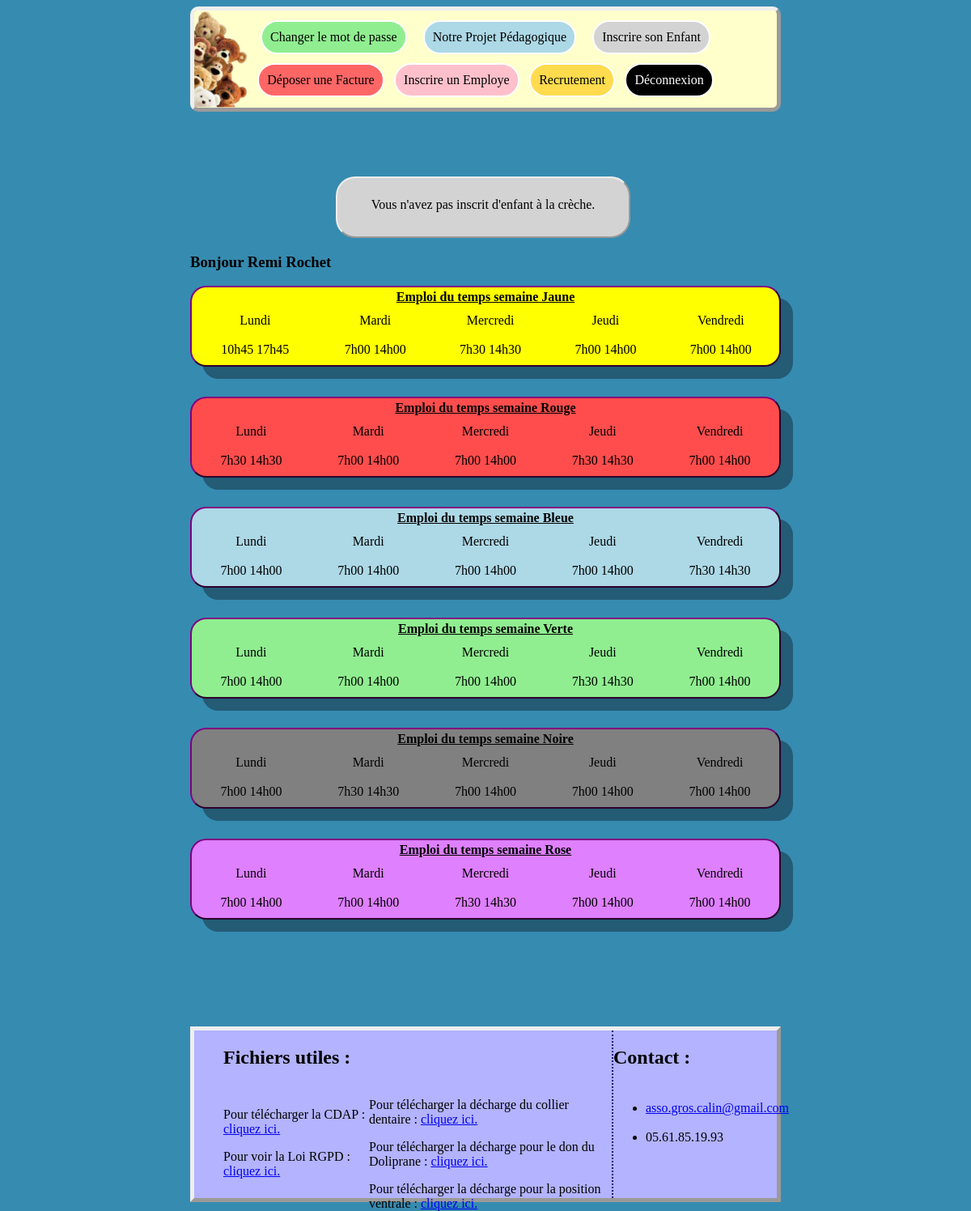
The page /appCreche/monCompte/ (signed in) on the database its author committed.
### appCreche/models.py (models this page shows, shortened)
class Employe(models.Model):
	nom					= models.CharField(_('nom'),max_length=20, validators=[validate_carac], null=True )
	prenom				= models.CharField(_('prenom'),max_length=20, validators=[validate_carac],null=True)
	adresseMail			= models.EmailField(_('Email de l\'employe'), null=True)
	num					= models.CharField(_('telephone'), max_length=10, validators=[validate_tel])
	empUser				= models.ForeignKey(CustomUser, on_delete=models.CASCADE, related_name=_('Utilisateur+'), null=True)
	horaireLundiSemaineJaune = models.CharField(_("Horaires du Lundi en semaine Jaune"), max_length=25, choices=horaireEmpl, default='')
	horaireMardiSemaineJaune = models.CharField(_("Horaires du Mardi en semaine Jaune"), max_length=25, choices=horaireEmpl, default='')
	horaireMercrediSemaineJaune = models.CharField(_("Horaires du Mercredi en semaine Jaune"), max_length=25, choices=horaireEmpl, default='')
	horaireJeudiSemaineJaune = models.CharField(_("Horaires du Jeudi en semaine Jaune"), max_length=25, choices=horaireEmpl, default='')
	horaireVendrediSemaineJaune = models.CharField(_("Horaires du Vendredi en semaine Jaune"), max_length=25, choices=horaireEmpl, default='')
	horaireLundiSemaineRouge = models.CharField(_("Horaires du Lundi en semaine Rouge"), max_length=25, choices=horaireEmpl, default='')
	horaireMardiSemaineRouge = models.CharField(_("Horaires du Mardi en semaine Rouge"), max_length=25, choices=horaireEmpl, default='')
	horaireMercrediSemaineRouge = models.CharField(_("Horaires du Mercredi en semaine Rouge"), max_length=25, choices=horaireEmpl, default='')
	horaireJeudiSemaineRouge = models.CharField(_("Horaires du Jeudi en semaine Rouge"), max_length=25, choices=horaireEmpl, default='')
	horaireVendrediSemaineRouge = models.CharField(_("Horaires du Vendredi en semaine Rouge"), max_length=25, choices=horaireEmpl, default='')
	horaireLundiSemaineBleue = models.CharField(_("Horaires du Lundi en semaine Bleue"), max_length=25, choices=horaireEmpl, default='')
	horaireMardiSemaineBleue = models.CharField(_("Horaires du Mardi en semaine Bleue"), max_length=25, choices=horaireEmpl, default='')
	horaireMercrediSemaineBleue = models.CharField(_("Horaires du Mercredi en semaine Bleue"), max_length=25, choices=horaireEmpl, default='')
	horaireJeudiSemaineBleue = models.CharField(_("Horaires du Jeudi en semaine Bleue"), max_length=25, choices=horaireEmpl, default='')
	horaireVendrediSemaineBleue = models.CharField(_("Horaires du Vendredi en semaine Bleue"), max_length=25, choices=horaireEmpl, default='')
	horaireLundiSemaineVerte = models.CharField(_("Horaires du Lundi en semaine Verte"), max_length=25, choices=horaireEmpl, default='')
	horaireMardiSemaineVerte = models.CharField(_("Horaires du Mardi en semaine Verte"), max_length=25, choices=horaireEmpl, default='')
	horaireMercrediSemaineVerte = models.CharField(_("Horaires du Mercredi en semaine Verte"), max_length=25, choices=horaireEmpl, default='')
	horaireJeudiSemaineVerte = models.CharField(_("Horaires du Jeudi en semaine Verte"), max_length=25, choices=horaireEmpl, default='')
	horaireVendrediSemaineVerte = models.CharField(_("Horaires du Vendredi en semaine Verte"), max_length=25, choices=horaireEmpl, default='')
	horaireLundiSemaineNoire = models.CharField(_("Horaires du Lundi en semaine Noire"), max_length=25, choices=horaireEmpl, default='')
	horaireMardiSemaineNoire = models.CharField(_("Horaires du Mardi en semaine Noire"), max_length=25, choices=horaireEmpl, default='')
	horaireMercrediSemaineNoire = models.CharField(_("Horaires du Mercredi en semaine Noire"), max_length=25, choices=horaireEmpl, default='')
	horaireJeudiSemaineNoire = models.CharField(_("Horaires du Jeudi en semaine Noire"), max_length=25, choices=horaireEmpl, default='')
	horaireVendrediSemaineNoire = models.CharField(_("Horaires du Vendredi en semaine Noire"), max_length=25, choices=horaireEmpl, default='')
	horaireLundiSemaineRose = models.CharField(_("Horaires du Lundi en semaine Rose"), max_length=25, choices=horaireEmpl, default='')
	horaireMardiSemaineRose = models.CharField(_("Horaires du Mardi en semaine Rose"), max_length=25, choices=horaireEmpl, default='')
	horaireMercrediSemaineRose = models.CharField(_("Horaires du Mercredi en semaine Rose"), max_length=25, choices=horaireEmpl, default='')
	horaireJeudiSemaineRose = models.CharField(_("Horaires du Jeudi en semaine Rose"), max_length=25, choices=horaireEmpl, default='')
	horaireVendrediSemaineRose = models.CharField(_("Horaires du Vendredi en semaine Rose"), max_length=25, choices=horaireEmpl, default='')

### appCreche/views.py (the view)
# urls.py: path('monCompte/',views.monCompte, name='monCompte'),
def monCompte(request):
	context = {
		'parent': Parent.objects.filter(parentUser = request.user).first(),
		'enfant': Enfant.objects.filter(Parents = Parent.objects.filter(parentUser = request.user).first()).first(),
		'employe': Employe.objects.filter(empUser = request.user).first(),
		'EnfantPreinscrit': EnfantPreinscrit.objects.filter(Enfant = Enfant.objects.filter(Parents = Parent.objects.filter(parentUser = request.user).first()).first()).first(),
		'EnfantEnAttente': EnfantEnAttente.objects.filter(Enfant = Enfant.objects.filter(Parents = Parent.objects.filter(parentUser = request.user).first()).first()).first(),
		'EnfantPresent': EnfantPresent.objects.filter(Enfant = Enfant.objects.filter(Parents = Parent.objects.filter(parentUser = request.user).first()).first()).first(),
		}
	return render(request, 'appCreche/monCompte.html', context)

### appCreche/templates/appCreche/monCompte.html (shortened to what this page needs)
{% extends 'appCreche/base.html' %}
{% load static %}
{% block header %}
<link rel="stylesheet" type="text/css" href="{% static 'appCreche/css/postconnexion.css' %}">
<link rel="stylesheet" type="text/css" href="{% static 'appCreche/css/postconnexion.css' %}">
{% if user.is_authenticated %}
<div id="header">
    <a href="../../../"><img src="../../../static/appCreche/images/logo.png"   alt="le logo" id="logo"></a>
    <div id="headerHautBas">
        <div id="headerhaut">
            <div id="moncompte"><a href="{% url 'password_reset' %}"> Changer le mot de passe </a> </div>
            <div id="Projet"><a href="../../../appCreche/projetPedagogique"> Notre Projet Pédagogique</a></div>
            <div id="inscriptionEnfant"><a href="../../../appCreche/inscriptionEnfant"> Inscrire son Enfant </a></div>
        </div>
        	{% if user.is_superuser %}
            	<div id="headerbasadmin">
                <div id="deposFacture"><a href="../../../appCreche/deposFacture"> Déposer une Facture </a></div>
                <div id="inscritEmploye"><a href="../../../appCreche/inscritEmploye"> Inscrire un Employe </a></div>
                <div id="recrutement"><a href="../../../appCreche/recrutement"> Recrutement </a></div>
                <div id="Deconnexion"><a href="{% url 'logout' %}">Déconnexion</a></div>
            {% else %}
	            <div id="headerbas">
                <div id="recrutement"><a href="../../../appCreche/recrutement"> Recrutement </a></div>
                <div id="vide"></div>
                <div id="Deconnexion"><a href="{% url 'logout' %}">Déconnexion</a></div>
            {% endif %}
        </div>
    </div>
</div>
{% endif %}
{% endblock header %}
{% block content %}
<div id="MonCompte">
<link rel="stylesheet" type="text/css" href="{% static 'appCreche/css/tableau.css' %}">
{% if user.is_Parent %}
	{% if EnfantPreinscrit is not None %}
		<p class="inscrit"> Votre enfant est préinscrit, la directrice de la crèche analyse votre dossier. </p>
	{% elif EnfantEnAttente is not None %}
<!--
	Si l'enfant est en attente, affiche un rappel pour aider a l'inscription finale.
 -->
		<p>Votre enfant est sur liste d'attente, recontactez la crèche tous les 3 mois environ pour la tenir informée de votre situation. </p>
		<ul>
			<li><a href="sendTo:asso.gros.calin@gmail.com"> asso.gros.calin@gmail.com </a></li>
			<br>
			<li> 05.61.85.19.93	</li>
			</ul>
	{% elif EnfantPresent is not None %}
		<h3>Votre enfant, {{enfant}}, est incrit.e à la Crèche. </h3>
<!--
	Si l'enfant est présent, affiche son emploi du temps
 -->
<table id="enfant">
    <thead>
        <tr>
            <th colspan="5"> Emploi du temps de votre Enfant </th>
        </tr>
    </thead>
    <tbody>
        <tr>
            <td>Lundi</td>
            <td>Mardi</td>
            <td>Mercredi</td>
            <td>Jeudi</td>
            <td>Vendredi</td>
        </tr>
        <tr>
            <td>{%if enfant.arriveLundi != "no" and enfant.partLundi != "no" %}  {{enfant.arriveLundi}} {% else %} Ne viens pas
                {% endif %}
            </td>
            <td>{%if enfant.arriveMardi != "no" and enfant.partMardi != "no" %} {{enfant.arriveMardi}} {% else %} Ne viens pas {% endif %} </td>
            <td>{%if enfant.arriveMercredi != "no" and enfant.partMercredi != "no" %} {{enfant.arriveMercredi}} {% else %} Ne viens pas
                {% endif %}
            </td>
            <td>{%if enfant.arriveJeudi != "no" and enfant.partJeudi != "no" %} {{enfant.arriveJeudi}} {% else %} Ne viens pas
                {% endif %}
            </td>
            <td>{%if enfant.arriveVendredi != "no" and enfant.partVendredi != "no" %}
                {{enfant.arriveVendredi}} {% else %} Ne viens pas
                {% endif %}
            </td>
        </tr>
        <tr>
            <td>{%if enfant.arriveLundi != "no" and enfant.partLundi != "no" %}  {{enfant.partLundi}} {% else %} Ne viens pas {% endif %} </td>
            <td>{%if enfant.arriveMardi != "no" and enfant.partMardi != "no" %}  {{enfant.partMardi}} {% else %} Ne viens pas {% endif %} </td>
            <td>{%if enfant.arriveMercredi != "no" and enfant.partMercredi != "no" %}  {{enfant.partMercredi}} {% else %} Ne viens pas {% endif %} </td>
            <td>{%if enfant.arriveJeudi != "no" and enfant.partJeudi != "no" %}  {{enfant.partJeudi}} {% else %} Ne viens pas {% endif %} </td>
            <td>{%if enfant.arriveVendredi != "no" and enfant.partVendredi != "no" %}  {{enfant.partVendredi}} {% else %} Ne viens pas {% endif %} </td>
        </tr>
    </tbody>
</table>
{% if parent.FactureCreche is not None %}
<p>	Pour voir votre dernière facture : <a href="../../media/{{parent.FactureCreche}}"> Cliquez ici</a> </p>
{% endif %}
<h3>Pour tous changements, veuillez contacter la crèche :</h3>
<ul>
<li><a href="sendTo:asso.gros.calin@gmail.com"> asso.gros.calin@gmail.com </a></li>
<br>
<li> 05.61.85.19.93
</li>
</ul>
{% endif %}
{% else %}
<p class="inscrit"> Vous n'avez pas inscrit d'enfant à la crèche. </p>
{% endif %}
{% if user.is_Employe %}
<h3> Bonjour {{employe.prenom}} {{employe.nom}} </h3>
<table id="Jaune">
<thead>
    <tr>
        <th colspan="5"> Emploi du temps semaine Jaune </th>
    </tr>
</thead>
<tbody>
    <tr>
        <td>Lundi</td>
        <td>Mardi</td>
        <td>Mercredi</td>
        <td>Jeudi</td>
        <td>Vendredi</td>
    </tr>
    <tr id="jaune">
        <td>{%if horaireLundiSemaineJaune != "no" %} {{employe.horaireLundiSemaineJaune}} {% else %} Ne travaille pas {% endif %} </td>
        <td>{%if horaireMardiSemaineJaune != "no" %} {{employe.horaireMardiSemaineJaune}}{% else %} Ne travaille pas {% endif %} </td>
        <td>{%if horaireMercrediSemaineJaune != "no" %} {{employe.horaireMercrediSemaineJaune}}{% else %} Ne travaille pas {% endif %} </td>
        <td>{%if horaireJeudiSemaineJaune != "no" %} {{employe.horaireJeudiSemaineJaune}}{% else %} Ne travaille pas {% endif %} </td>
        <td>{%if horaireVendrediSemaineJaune != "no" %} {{employe.horaireVendrediSemaineJaune}}{% else %} Ne travaille pas {% endif %} </td>
    </tr>
</tbody>
</table>
<table id="Rouge">
<thead>
    <tr>
       <th colspan="5"> Emploi du temps semaine Rouge </th>
    </tr>
</thead>
<tbody>
    <tr>
        <td>Lundi</td>
        <td>Mardi</td>
        <td>Mercredi</td>
        <td>Jeudi</td>
        <td>Vendredi</td>
    </tr>
    <tr>
        <td>{%if horaireLundiSemaineRouge != "no" %} {{employe.horaireLundiSemaineRouge}} {% else %} Ne travaille pas {% endif %} </td>
        <td>{%if horaireMardiSemaineRouge != "no" %} {{employe.horaireMardiSemaineRouge}}{% else %} Ne travaille pas {% endif %} </td>
        <td>{%if horaireMercrediSemaineRouge != "no" %} {{employe.horaireMercrediSemaineRouge}}{% else %} Ne travaille pas {% endif %} </td>
        <td>{%if horaireJeudiSemaineRouge != "no" %} {{employe.horaireJeudiSemaineRouge}}{% else %} Ne travaille pas {% endif %} </td>
        <td>{%if horaireVendrediSemaineRouge != "no" %} {{employe.horaireVendrediSemaineRouge}}{% else %} Ne travaille pas {% endif %} </td>
    </tr>
</tbody>
</table>
<table id="Bleu">
<thead>
    <tr>
       <th colspan="5"> Emploi du temps semaine Bleue </th>
    </tr>
</thead>
<tbody>
    <tr>
        <td>Lundi</td>
        <td>Mardi</td>
        <td>Mercredi</td>
        <td>Jeudi</td>
        <td>Vendredi</td>
    </tr>
    <tr id="bleu">
        <td>{%if horaireLundiSemaineBleue != "no" %} {{employe.horaireLundiSemaineBleue}} {% else %} Ne travaille pas {% endif %} </td>
        <td>{%if horaireMardiSemaineBleue != "no" %} {{employe.horaireMardiSemaineBleue}}{% else %} Ne travaille pas {% endif %} </td>
        <td>{%if horaireMercrediSemaineBleue != "no" %} {{employe.horaireMercrediSemaineBleue}}{% else %} Ne travaille pas {% endif %} </td>
        <td>{%if horaireJeudiSemaineBleue != "no" %} {{employe.horaireJeudiSemaineBleue}}{% else %} Ne travaille pas {% endif %} </td>
        <td>{%if horaireVendrediSemaineBleue != "no" %} {{employe.horaireVendrediSemaineBleue}}{% else %} Ne travaille pas {% endif %} </td>
    </tr>
</tbody>
</table>
<table id="Vert">
<thead>
    <tr>
       <th colspan="5"> Emploi du temps semaine Verte </th>
    </tr>
</thead>
<tbody>
    <tr>
        <td>Lundi</td>
        <td>Mardi</td>
        <td>Mercredi</td>
        <td>Jeudi</td>
        <td>Vendredi</td>
    </tr>
    <tr id="vert">
        <td>{%if horaireLundiSemaineVerte != "no" %} {{employe.horaireLundiSemaineVerte}} {% else %} Ne travaille pas {% endif %} </td>
        <td>{%if horaireMardiSemaineVerte != "no" %} {{employe.horaireMardiSemaineVerte}}{% else %} Ne travaille pas {% endif %} </td>
        <td>{%if horaireMercrediSemaineVerte != "no" %} {{employe.horaireMercrediSemaineVerte}}{% else %} Ne travaille pas {% endif %} </td>
        <td>{%if horaireJeudiSemaineVerte != "no" %} {{employe.horaireJeudiSemaineVerte}}{% else %} Ne travaille pas {% endif %} </td>
        <td>{%if horaireVendrediSemaineVerte != "no" %} {{employe.horaireVendrediSemaineVerte}}{% else %} Ne travaille pas {% endif %} </td>
    </tr>
</tbody>
</table>
<table id="Noir">
<thead>
    <tr>
       <th colspan="5"> Emploi du temps semaine Noire </th>
    </tr>
</thead>
<tbody>
    <tr>
        <td>Lundi</td>
        <td>Mardi</td>
        <td>Mercredi</td>
        <td>Jeudi</td>
        <td>Vendredi</td>
    </tr>
    <tr id="noir">
        <td>{%if horaireLundiSemaineNoire != "no" %} {{employe.horaireLundiSemaineNoire}} {% else %} Ne travaille pas {% endif %} </td>
        <td>{%if horaireMardiSemaineNoire != "no" %} {{employe.horaireMardiSemaineNoire}}{% else %} Ne travaille pas {% endif %} </td>
        <td>{%if horaireMercrediSemaineNoire != "no" %} {{employe.horaireMercrediSemaineNoire}}{% else %} Ne travaille pas {% endif %} </td>
        <td>{%if horaireJeudiSemaineNoire != "no" %} {{employe.horaireJeudiSemaineNoire}}{% else %} Ne travaille pas {% endif %} </td>
        <td>{%if horaireVendrediSemaineNoire != "no" %} {{employe.horaireVendrediSemaineNoire}}{% else %} Ne travaille pas {% endif %} </td>
    </tr>
    </tbody>
</table>
<table id="Rose">
<thead>
    <tr>
       <th colspan="5"> Emploi du temps semaine Rose </th>
    </tr>
</thead>
<tbody>
    <tr>
        <td>Lundi</td>
        <td>Mardi</td>
        <td>Mercredi</td>
        <td>Jeudi</td>
        <td>Vendredi</td>
    </tr>
    <tr id="rose">
        <td>{%if horaireLundiSemaineRose != "no" %} {{employe.horaireLundiSemaineRose}} {% else %} Ne travaille pas {% endif %} </td>
        <td>{%if horaireMardiSemaineRose != "no" %} {{employe.horaireMardiSemaineRose}}{% else %} Ne travaille pas {% endif %} </td>
        <td>{%if horaireMercrediSemaineRose != "no" %} {{employe.horaireMercrediSemaineRose}}{% else %} Ne travaille pas {% endif %} </td>
        <td>{%if horaireJeudiSemaineRose != "no" %} {{employe.horaireJeudiSemaineRose}}{% else %} Ne travaille pas {% endif %} </td>
        <td>{%if horaireVendrediSemaineRose != "no" %} {{employe.horaireVendrediSemaineRose}}{% else %} Ne travaille pas {% endif %} </td>
    </tr>
</tbody>
</table>
{% endif %}
</div>
{% endblock %}

### rows shown on the page
Employe: prenom "Remi", nom "Rochet", horaireLundiSemaineJaune "10h45 17h45", horaireMardiSemaineJaune "7h00 14h00", horaireMercrediSemaineJaune "7h30 14h30", horaireJeudiSemaineJaune "7h00 14h00", horaireVendrediSemaineJaune "7h00 14h00", horaireLundiSemaineRouge "7h30 14h30", horaireMardiSemaineRouge "7h00 14h00", horaireMercrediSemaineRouge "7h00 14h00", horaireJeudiSemaineRouge "7h30 14h30", horaireVendrediSemaineRouge "7h00 14h00", horaireLundiSemaineBleue "7h00 14h00", horaireMardiSemaineBleue "7h00 14h00", horaireMercrediSemaineBleue "7h00 14h00", horaireJeudiSemaineBleue "7h00 14h00", horaireVendrediSemaineBleue "7h30 14h30", horaireLundiSemaineVerte "7h00 14h00", horaireMardiSemaineVerte "7h00 14h00", horaireMercrediSemaineVerte "7h00 14h00", horaireJeudiSemaineVerte "7h30 14h30", horaireVendrediSemaineVerte "7h00 14h00", horaireLundiSemaineNoire "7h00 14h00", horaireMardiSemaineNoire "7h30 14h30", horaireMercrediSemaineNoire "7h00 14h00", horaireJeudiSemaineNoire "7h00 14h00", horaireVendrediSemaineNoire "7h00 14h00", horaireLundiSemaineRose "7h00 14h00", horaireMardiSemaineRose "7h00 14h00", horaireMercrediSemaineRose "7h30 14h30", horaireJeudiSemaineRose "7h00 14h00", horaireVendrediSemaineRose "7h00 14h00"
